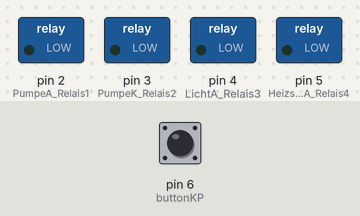
This sketch was run on a simulated Arduino Uno, built with avr-gcc and run on an emulated ATmega328P. Shown: switched loads named in the sketch (green lamp = pin HIGH). The inputs (shaded band) are chosen by the test bench; at power-on: pin 6 (buttonKP) LOW.

Above: at 0.1 s.
At 0.6 s:
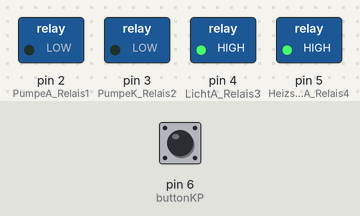
At 61.6 s:
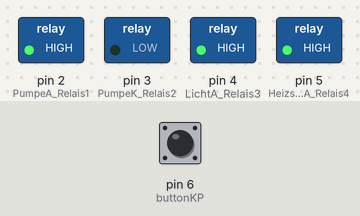
Timing chart, 0 to 63.1 s (numbered marks = the images above):
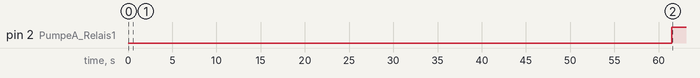

The sketch:

Hydroponics_Relais_5.0.ino
```cpp
#define PumpeA_Relais1 2    // Pumpe Aquarium auf Relais 1
#define PumpeK_Relais2 3    // Pumpe Kreislauf auf Relais 2
#define LichtA_Relais3  4    // Licht Aquarium auf Relais 3
#define HeizstabA_Relais4 5  // Heizstab Aquarium auf Relais 4

// constants won't change. They're used here to
// set pin numbers:
#define buttonKP 6     // the number of the pushbutton pin

// variables will change:
int buttonStateKP = 0;         // variable for reading the pushbutton status

void setup() {
  // initialize serial communication at 9600 bits per second:
  Serial.begin(9600);

// ++++++++++++++++ DIGITAL BUTTON ++++++++++++++++
// initialize the pushbutton pin as an input:
  pinMode(buttonKP, INPUT);

// initialize Relais 1-4 as Output

  pinMode(PumpeA_Relais1, OUTPUT);
  pinMode(PumpeK_Relais2, OUTPUT);
  pinMode(LichtA_Relais3, OUTPUT);
  pinMode(HeizstabA_Relais4, OUTPUT);
  delay(500);        // delay in between reads for stability

// set Relays to 0
  digitalWrite(PumpeA_Relais1,LOW);
  digitalWrite(PumpeK_Relais2,LOW);
  digitalWrite(LichtA_Relais3,HIGH);
  digitalWrite(HeizstabA_Relais4,HIGH);

  delay(1000);        // delay in between reads for stability
}

void loop() {

pushbutton();
  delay(50);        // delay in between reads for stability

}


void pushbutton (){
// read the state of the pushbutton value:

  buttonStateKP = digitalRead(buttonKP);


    // check if the pushbutton is pressed.
  // if it is, the buttonState is HIGH:
  if (buttonStateKP == HIGH) {
    // turn LED on:
    delay(2000);        // delay in between reads for stability
    digitalWrite(PumpeK_Relais2, HIGH);

  } else {
    // turn LED off:
    digitalWrite(PumpeK_Relais2, LOW);
  };
  if (buttonStateKP == HIGH) {
    // turn LED on:
    digitalWrite(PumpeA_Relais1, LOW);

  } else {
    // turn LED off:
    delay(60000);        // delay in between reads for stability
    digitalWrite(PumpeA_Relais1, HIGH);
  };
};
```

Measured:
- by itself, pin 2 (PumpeA_Relais1): LOW → HIGH at 61.5 s
